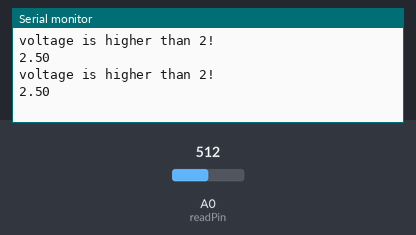
This sketch was run on a simulated Arduino Uno, built with avr-gcc and run on an emulated ATmega328P. Parts: the last lines printed to the serial monitor. Inputs (shaded band) come from the test bench; at power-on: A0 (readPin) = 512.

Above: at 1.8 s.
1.9 s: A0 (readPin) set to 306
At 2.8 s:
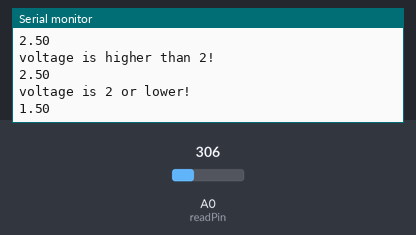
4.5 s: A0 (readPin) set to 122
At 5.4 s:
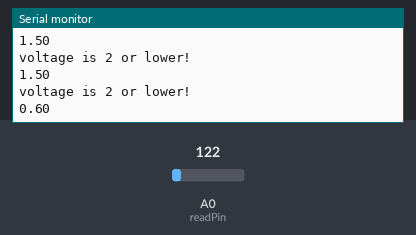
Timing chart, 0 to 7.5 s (numbered marks = the images above; inputs shaded):
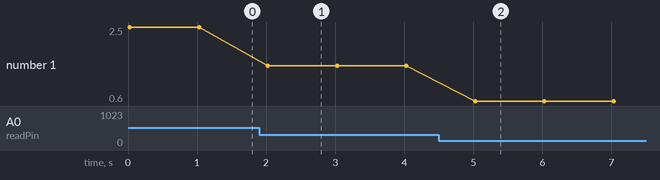

The sketch:

IfStatementsDemo.ino
```cpp
const int readPin = A0;

void setup() {
  Serial.begin(9600);

}

void loop() {
  float readVal = analogRead(readPin);
  float V = (5. / 1023.) * readVal;
  if(V > 2 && V < 4){
    Serial.println("voltage is higher than 2!");
  } else if(V <= 5 && V >= 4){
    Serial.println("voltage is higher than 4!");
  } else {
    Serial.println("voltage is 2 or lower!");
  }
  Serial.println(V);
  delay(1000);
}
```

Measured:
- after the input at 1.9 s, the serial monitor: prints a new line after 0.10 s (image 1)
- after the input at 4.5 s, the serial monitor: prints a new line after 0.53 s (image 2)
- plotted number 1: 2.5 → 1.5 after the input at 1.9 s, 1.5 → 0.6 after the input at 4.5 s
